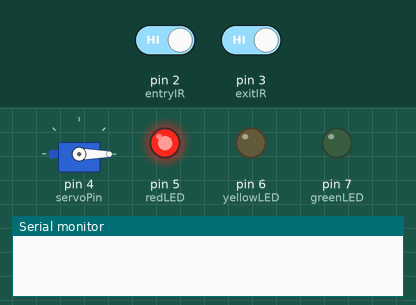
This sketch was run on a simulated Arduino Uno, built with avr-gcc and run on an emulated ATmega328P. On the bench: servo, output pins drawn as LEDs (lit = HIGH), the last lines printed to the serial monitor. The test bench sets the inputs (shaded band); at power-on: pin 2 (entryIR) HIGH, pin 3 (exitIR) HIGH.

Above: at 1.2 s.
1.3 s: pin 2 (entryIR) driven LOW
At 2.5 s:
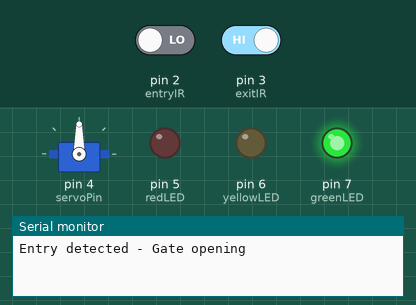
2.8 s: pin 3 (exitIR) driven LOW
At 3.7 s:
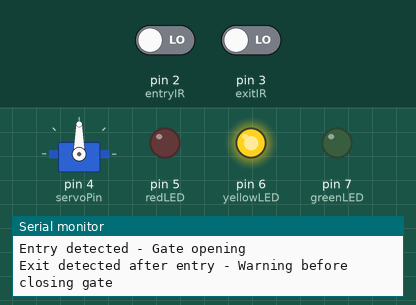
5.8 s: pin 3 (exitIR) driven HIGH
At 9.1 s:
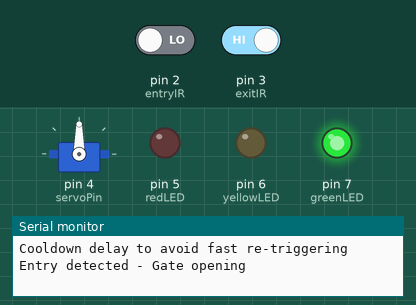
Timing chart, 0 to 10.6 s (numbered marks = the images above; inputs shaded):
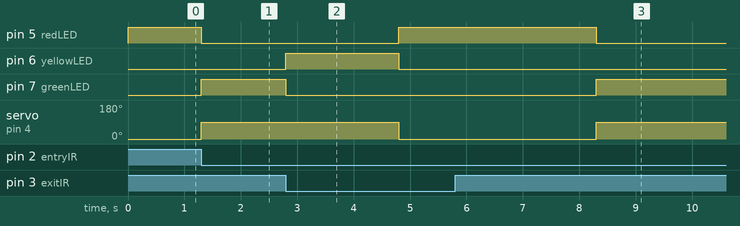

Measured:
- after the input at 1.3 s, pin 5 (redLED): HIGH → LOW at once; pin 7 (greenLED): LOW → HIGH at once; servo on pin 4 (servoPin): 0° → 90° at once
- after the input at 2.8 s, pin 5 (redLED): LOW → HIGH after 2.0 s; pin 6 (yellowLED): LOW → HIGH at once, → LOW 2.0 s later; pin 7 (greenLED): HIGH → LOW at once; servo on pin 4 (servoPin): 90° → 0° after 2.0 s
- after the input at 5.8 s, pin 5 (redLED): HIGH → LOW after 2.5 s; pin 7 (greenLED): LOW → HIGH after 2.5 s; servo on pin 4 (servoPin): 0° → 90° after 2.5 s

The sketch:

UniFirstProjectParking.ino
```cpp
#include <Servo.h>

const int entryIR = 2;
const int exitIR = 3;
const int servoPin = 4;
const int redLED = 5;
const int yellowLED = 6;
const int greenLED = 7;

Servo gateServo;

bool entryDetected = false;
bool exitDetected = false;

enum LightColor { RED,
                  YELLOW,
                  GREEN };

void setTrafficLight(LightColor color);
void openGate();
void closeGate();
void showWarningAndCloseGate();
void coolDownDelay();

void setup() {

  pinMode(entryIR, INPUT);
  pinMode(exitIR, INPUT);

  pinMode(redLED, OUTPUT);
  pinMode(yellowLED, OUTPUT);
  pinMode(greenLED, OUTPUT);

  gateServo.attach(servoPin);
  gateServo.write(0);

  setTrafficLight(RED);
  Serial.begin(9600);
}

void loop() {
  bool entryState = digitalRead(entryIR);
  bool exitState = digitalRead(exitIR);

  if (entryState == LOW && exitState == HIGH && !entryDetected && !exitDetected) {
    Serial.println("Entry detected - Gate opening");
    openGate();
    entryDetected = true;
  }

  if (entryDetected && exitState == LOW) {
    Serial.println("Exit detected after entry - Warning before closing gate");
    showWarningAndCloseGate();
    entryDetected = false;
    coolDownDelay();
  }

  // Case 3: Object approaching from Exit IR
  if (exitState == LOW && entryState == HIGH && !exitDetected && !entryDetected) {
    Serial.println("Exit detected - Gate opening");
    openGate();
    exitDetected = true;
  }

  // Case 4: After exit, wait for entry IR to detect object passed
  if (exitDetected && entryState == LOW) {
    Serial.println("Entry detected after exit - Warning before closing gate");
    showWarningAndCloseGate();
    exitDetected = false;
    coolDownDelay();  // Prevent re-triggering quickly
  }
}

// Function to open gate and turn green light ON
void openGate() {
  gateServo.write(90);  // Open position
  setTrafficLight(GREEN);
  delay(500);  // Give time to open
}

// Function to close gate and turn red light ON
void closeGate() {
  gateServo.write(0);  // Closed position
  setTrafficLight(RED);
  delay(500);  // Give time to close
}

// Function to show yellow light warning and then close gate
void showWarningAndCloseGate() {
  setTrafficLight(YELLOW);
  delay(2000);  // 2 seconds warning light
  closeGate();  // Close gate after warning
}

// Function to control traffic lights
void setTrafficLight(LightColor color) {
  digitalWrite(redLED, color == RED ? HIGH : LOW);
  digitalWrite(yellowLED, color == YELLOW ? HIGH : LOW);
  digitalWrite(greenLED, color == GREEN ? HIGH : LOW);
}

// Function to add delay to avoid fast re-triggering
void coolDownDelay() {
  Serial.println("Cooldown delay to avoid fast re-triggering");
  delay(3000);  // 3 seconds delay (adjust as needed)
}
```
